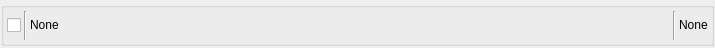
<?xml version="1.0" encoding="UTF-8"?>
<ui version="4.0">
 <class>Form</class>
 <widget class="QWidget" name="Form">
  <property name="geometry">
   <rect>
    <x>0</x>
    <y>0</y>
    <width>715</width>
    <height>48</height>
   </rect>
  </property>
  <property name="windowTitle">
   <string>Form</string>
  </property>
  <layout class="QHBoxLayout" name="horizontalLayout">
   <property name="spacing">
    <number>1</number>
   </property>
   <property name="leftMargin">
    <number>1</number>
   </property>
   <property name="topMargin">
    <number>2</number>
   </property>
   <property name="rightMargin">
    <number>1</number>
   </property>
   <property name="bottomMargin">
    <number>2</number>
   </property>
   <item>
    <widget class="QGroupBox" name="groupBox">
     <property name="title">
      <string/>
     </property>
     <layout class="QHBoxLayout" name="horizontalLayout_2">
      <property name="spacing">
       <number>3</number>
      </property>
      <property name="leftMargin">
       <number>3</number>
      </property>
      <property name="topMargin">
       <number>3</number>
      </property>
      <property name="rightMargin">
       <number>3</number>
      </property>
      <property name="bottomMargin">
       <number>3</number>
      </property>
      <item>
       <widget class="QCheckBox" name="checkBox">
        <property name="sizePolicy">
         <sizepolicy hsizetype="Fixed" vsizetype="Fixed">
          <horstretch>0</horstretch>
          <verstretch>0</verstretch>
         </sizepolicy>
        </property>
        <property name="text">
         <string/>
        </property>
       </widget>
      </item>
      <item>
       <widget class="Line" name="line_2">
        <property name="orientation">
         <enum>Qt::Vertical</enum>
        </property>
       </widget>
      </item>
      <item>
       <widget class="QLabel" name="label">
        <property name="sizePolicy">
         <sizepolicy hsizetype="MinimumExpanding" vsizetype="Fixed">
          <horstretch>0</horstretch>
          <verstretch>0</verstretch>
         </sizepolicy>
        </property>
        <property name="text">
         <string>None</string>
        </property>
       </widget>
      </item>
      <item>
       <widget class="Line" name="line_3">
        <property name="orientation">
         <enum>Qt::Vertical</enum>
        </property>
       </widget>
      </item>
      <item>
       <widget class="QLabel" name="labelStatus">
        <property name="sizePolicy">
         <sizepolicy hsizetype="Minimum" vsizetype="Fixed">
          <horstretch>0</horstretch>
          <verstretch>0</verstretch>
         </sizepolicy>
        </property>
        <property name="text">
         <string>None</string>
        </property>
       </widget>
      </item>
     </layout>
    </widget>
   </item>
  </layout>
 </widget>
 <resources/>
 <connections/>
</ui>
